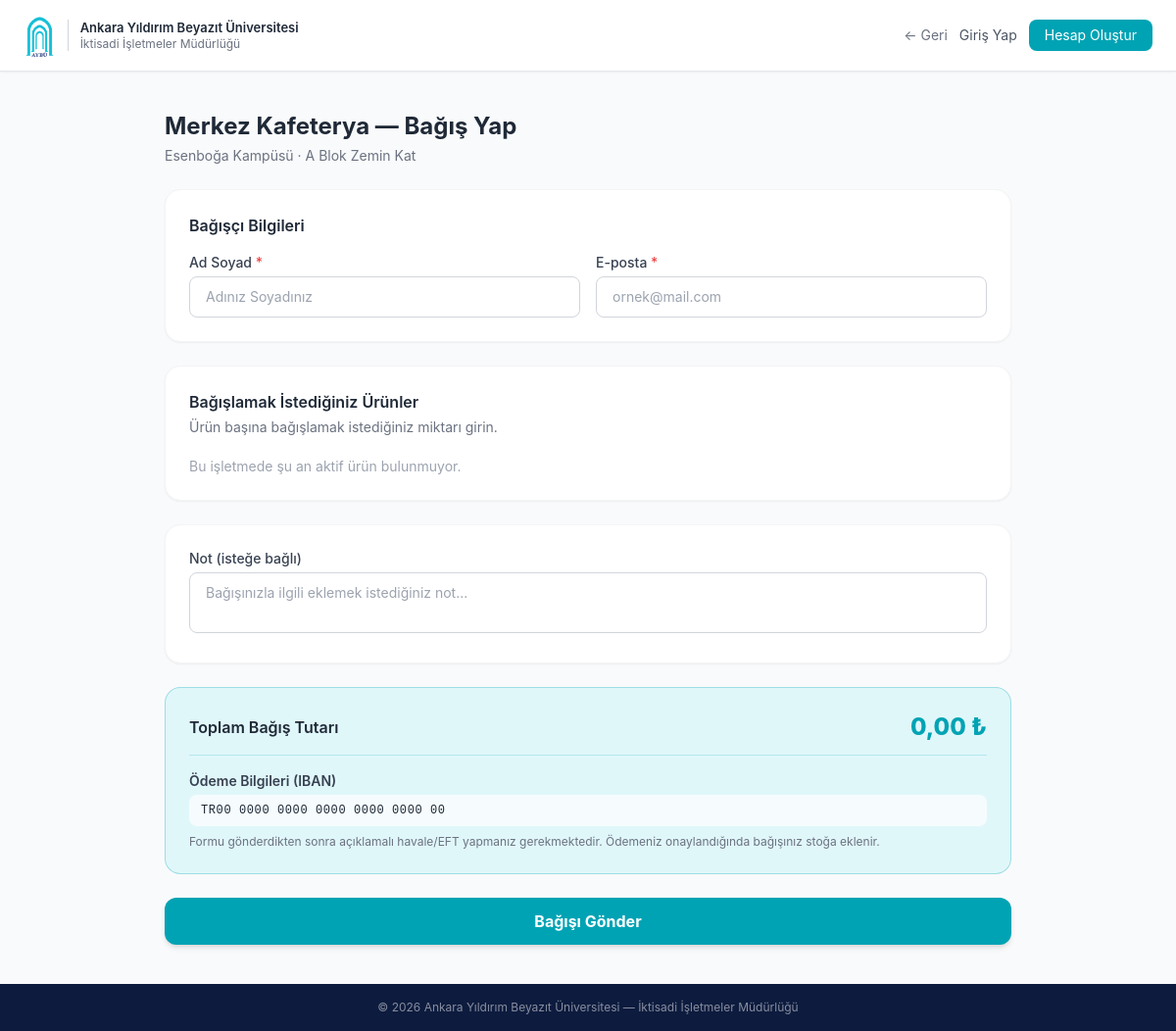
/askida/public/misafir-bagis/1, run on the app's committed database.
### tables this page shows
CREATE TABLE IF NOT EXISTS venues (
    id          INT UNSIGNED AUTO_INCREMENT PRIMARY KEY,
    name        VARCHAR(255) NOT NULL,
    campus_name VARCHAR(255) NOT NULL,
    slug        VARCHAR(255) NOT NULL UNIQUE,
    description TEXT NULL,
    location    VARCHAR(255) NULL,
    phone       VARCHAR(20) NULL,
    is_active   TINYINT(1) NOT NULL DEFAULT 1,
    opens_at    TIME NULL,
    closes_at   TIME NULL,
    created_at  DATETIME NOT NULL DEFAULT CURRENT_TIMESTAMP,
    updated_at  DATETIME NOT NULL DEFAULT CURRENT_TIMESTAMP
                  ON UPDATE CURRENT_TIMESTAMP
);

### src/helpers.php (called while the page is built, shortened)
<?php
if (!function_exists('e')) {
    function e(mixed $value): string
    {
        return htmlspecialchars((string)$value, ENT_QUOTES | ENT_SUBSTITUTE, 'UTF-8');
    }
}
if (!function_exists('flash')) {
    function flash(string $key, mixed $value = null): mixed
    {
        $val = $_SESSION['flash'][$key] ?? null;
        return $val;
    }
}
if (!function_exists('view')) {
    function view(string $template, array $data = []): void
    {
        extract($data, EXTR_SKIP);
        $file = ROOT . '/views/' . $template . '.php';
        require $file;
    }
}
if (!function_exists('asset')) {
    function asset(string $path): string
    {
        return BASE_URL . '/assets/' . ltrim($path, '/');
    }
}
if (!function_exists('url')) {
    function url(string $path = ''): string
    {
        if ($path === '') {
            return BASE_URL;
        }
        return BASE_URL . '/' . ltrim($path, '/');
    }
}

### src/controllers/GuestDonorController.php (called while the page is built, shortened)
<?php
class GuestDonorController
{
    public function donateForm(string $id): void
    {
        $venueModel   = new VenueModel();
        $venue = $venueModel->findById((int)$id);
        $config    = require ROOT . '/src/config/app.php';
        $iban      = $config['iban'];
        $old       = flash('old') ?? [];
        view('guest/donate', compact('pageTitle', 'venue', 'products', 'iban', 'errors', 'old'));
    }
}

### public/index.php (called while the page is built, shortened)
<?php
require dirname(__DIR__) . '/src/bootstrap.php';
$router = new Router();
$router->get('/giris', [Controllers\AuthController::class, 'loginForm']);
$router->post('/giris', [Controllers\AuthController::class, 'login']);
$router->post('/cikis', [Controllers\AuthController::class, 'logout']);
$router->get('/sifremi-unuttum', [Controllers\PasswordResetController::class, 'forgotPasswordForm']);
$router->post('/sifremi-unuttum', [Controllers\PasswordResetController::class, 'sendResetLink']);
$router->get('/sifre-sifirla', [Controllers\PasswordResetController::class, 'resetPasswordForm']);
$router->post('/sifre-sifirla', [Controllers\PasswordResetController::class, 'resetPassword']);
$router->get('/admin', [Controllers\AdminController::class, 'dashboard']);
$router->get('/admin/isletmeler', [Controllers\AdminController::class, 'venuesList']);
$router->get('/admin/isletmeler/yeni', [Controllers\AdminController::class, 'venueCreate']);
$router->post('/admin/isletmeler/yeni', [Controllers\AdminController::class, 'venueStore']);
$router->get('/admin/isletmeler/{id}', [Controllers\AdminController::class, 'venueShow']);
$router->get('/admin/isletmeler/{id}/duzenle', [Controllers\AdminController::class, 'venueEdit']);
$router->post('/admin/isletmeler/{id}/duzenle', [Controllers\AdminController::class, 'venueUpdate']);
$router->post('/admin/isletmeler/{id}/urun-ekle', [Controllers\AdminController::class, 'productStore']);
$router->post('/admin/isletmeler/{id}/urun/{pid}/guncelle', [Controllers\AdminController::class, 'productUpdate']);
$router->post('/admin/isletmeler/{id}/urun/{pid}/sil', [Controllers\AdminController::class, 'productDelete']);
$router->get('/admin/bagislar', [Controllers\AdminController::class, 'donationsList']);
$router->post('/admin/bagislar/{id}/onayla', [Controllers\AdminController::class, 'donationApprove']);
$router->get('/admin/kullanicilar', [Controllers\AdminController::class, 'usersList']);
$router->post('/admin/kullanicilar/ekle', [Controllers\AdminController::class, 'userStore']);
$router->post('/admin/kullanicilar/{id}/toggle', [Controllers\AdminController::class, 'userToggle']);
$router->post('/admin/kullanicilar/{id}/ata', [Controllers\AdminController::class, 'userAssignVenue']);
$router->get('/admin/rezervasyonlar', [Controllers\AdminController::class, 'reservationsList']);
$router->get('/admin/ayarlar', [Controllers\AdminController::class, 'settingsForm']);
$router->post('/admin/ayarlar', [Controllers\AdminController::class, 'settingsUpdate']);
$router->get('/isletme', [Controllers\VenueAdminController::class, 'dashboard']);
$router->get('/isletme/stok', [Controllers\VenueAdminController::class, 'stock']);
$router->get('/isletme/bagislar', [Controllers\VenueAdminController::class, 'donations']);
$router->post('/isletme/bagislar/{id}/onayla', [Controllers\VenueAdminController::class, 'donationApprove']);
$router->get('/isletme/rezervasyonlar', [Controllers\VenueAdminController::class, 'reservations']);
$router->get('/isletme/teslim', [Controllers\VenueAdminController::class, 'cashier']);
$router->get('/isletme/kod-sorgula', [Controllers\VenueAdminController::class, 'claimLookup']);
$router->post('/isletme/teslim', [Controllers\VenueAdminController::class, 'claim']);
$router->get('/kasa', [Controllers\LegacyRedirectController::class, 'kasaTeslim']);
$router->post('/kasa/teslim', [Controllers\LegacyRedirectController::class, 'kasaTeslimPost']);
$router->get('/isletmeler', [Controllers\StudentController::class, 'venues']);
$router->get('/isletmeler/{id}', [Controllers\StudentController::class, 'venueDetail']);
$router->get('/isletmeler/{id}/rezerve', [Controllers\StudentController::class, 'reserveForm']);
$router->post('/isletmeler/{id}/rezerve', [Controllers\StudentController::class, 'reserveStore']);
$router->get('/rezervasyonlarim', [Controllers\StudentController::class, 'reservations']);
$router->get('/rezervasyonlarim/{id}/qr', [Controllers\StudentController::class, 'showQr']);
$router->get('/bagis', [Controllers\DonorController::class, 'venues']);
$router->get('/bagis/{id}', [Controllers\DonorController::class, 'donateForm']);
$router->post('/bagis/{id}', [Controllers\DonorController::class, 'donateStore']);
$router->get('/bagislarim', [Controllers\DonorController::class, 'donations']);
$router->get('/misafir-bagis', [Controllers\GuestDonorController::class, 'venuesList']);
$router->get('/misafir-bagis/{id}', [Controllers\GuestDonorController::class, 'donateForm']);
$router->post('/misafir-bagis/{id}', [Controllers\GuestDonorController::class, 'donateStore']);
$router->get('/kayit', [Controllers\RegisterController::class, 'form']);
$router->post('/kayit', [Controllers\RegisterController::class, 'store']);
$router->get('/isletme/{id}', [Controllers\PublicController::class, 'venueDetail']);
$router->get('/', [Controllers\AuthController::class, 'root']);
$router->dispatch($_SERVER['REQUEST_METHOD'], $_SERVER['REQUEST_URI']);

### src/bootstrap.php (called while the page is built, shortened)
<?php
spl_autoload_register(function (string $class): void {
    $map = [
        'Core\\'       => ROOT . '/src/core/',
        'Models\\'     => ROOT . '/src/models/',
        'Services\\'   => ROOT . '/src/services/',
        'Controllers\\' => ROOT . '/src/controllers/',
    ];
    foreach ($map as $prefix => $dir) {
        if (str_starts_with($class, $prefix)) {
            $relative = substr($class, strlen($prefix));
            $file = $dir . str_replace('\\', '/', $relative) . '.php';
            return;
        }
    }
});
require ROOT . '/src/helpers.php';

### src/config/database.php (called while the page is built)
<?php
return [
    'host'     => $_ENV['DB_HOST']   ?? '127.0.0.1',
    'port'     => $_ENV['DB_PORT']   ?? '3306',
    'dbname'   => $_ENV['DB_NAME']   ?? 'askida_kampus',
    'username' => $_ENV['DB_USER']   ?? 'root',
    'password' => $_ENV['DB_PASS']   ?? '',
    'charset'  => 'utf8mb4',
];

### src/core/Database.php (called while the page is built, shortened)
<?php
class Database
{
    private static ?PDO $instance = null;
    public static function getInstance(): PDO
    {
        if (self::$instance === null) {
            $config = require ROOT . '/src/config/database.php';
            $dsn = sprintf(
                'mysql:host=%s;port=%s;dbname=%s;charset=%s',
                $config['host'],
                $config['port'],
                $config['dbname'],
                $config['charset']
            );
            try {
                self::$instance = new PDO($dsn, $config['username'], $config['password'], [
                    PDO::ATTR_ERRMODE            => PDO::ERRMODE_EXCEPTION,
                    PDO::ATTR_DEFAULT_FETCH_MODE => PDO::FETCH_ASSOC,
                    PDO::ATTR_EMULATE_PREPARES   => false,
                ]);
            } catch (PDOException $e) {
                die('Veritabanı bağlantısı kurulamadı: ' . $e->getMessage());
            }
        }
        return self::$instance;
    }
}

### src/models/VenueModel.php (called while the page is built, shortened)
<?php
class VenueModel
{
    private PDO $db;
    public function __construct()
    {
        $this->db = Database::getInstance();
    }
    public function findById(int $id): ?array
    {
        $stmt = $this->db->prepare('SELECT * FROM venues WHERE id = ? LIMIT 1');
        $stmt->execute([$id]);
        return $stmt->fetch() ?: null;
    }
}

### src/config/app.php (called while the page is built)
<?php
return [
    'name'                    => $_ENV['APP_NAME']                    ?? 'Askıda Kampüs',
    'env'                     => $_ENV['APP_ENV']                     ?? 'development',
    'secret'                  => $_ENV['APP_SECRET']                  ?? 'change_me_in_env_file',
    'reservation_expire_min'  => (int)($_ENV['RESERVATION_EXPIRE_MINUTES'] ?? 30),
    'iban'                    => $_ENV['IBAN']                        ?? '',
];

### views/guest/donate.php (the view, shortened to what this page needs)
<!DOCTYPE html>
<html lang="tr">
<head>
    <script src="https://cdn.tailwindcss.com"></script>
    <link rel="stylesheet" href="<?= asset('css/app.css') ?>">
</head>
<body class="min-h-screen bg-gray-50 flex flex-col">
<header class="bg-white border-b border-gray-200 shadow-sm">
    <div class="max-w-7xl mx-auto px-6 flex items-center justify-between h-[72px]">
        <a href="<?= url() ?>" class="flex items-center gap-3">
            <img src="<?= asset('aybu.png') ?>" alt="AYBU" class="h-12 w-auto">
            <div class="border-l border-gray-300 pl-3">
                <p class="text-[13px] font-semibold text-gray-800 leading-tight">Ankara Yıldırım Beyazıt Üniversitesi</p>
                <p class="text-[12px] text-gray-500 leading-tight">İktisadi İşletmeler Müdürlüğü</p>
            </div>
        </a>
        <div class="flex items-center gap-3 text-sm">
            <a href="<?= url('misafir-bagis') ?>" class="text-gray-500 hover:text-gray-700 transition">← Geri</a>
            <a href="<?= url('giris') ?>" class="text-gray-600 hover:text-[#00A3B4] transition">Giriş Yap</a>
            <a href="<?= url('kayit') ?>" class="px-4 py-1.5 bg-[#00A3B4] text-white rounded-lg hover:bg-[#007A8A] transition">Hesap Oluştur</a>
        </div>
    </div>
</header>
<div class="flex-1 max-w-4xl mx-auto w-full px-4 py-10">
    <div class="mb-6">
        <h1 class="text-2xl font-bold text-gray-800"><?= e($venue['name']) ?> — Bağış Yap</h1>
        <p class="text-gray-500 text-sm mt-1"><?= e($venue['campus_name']) ?><?= $venue['location'] ? ' · ' . e($venue['location']) : '' ?></p>
    </div>
    <form method="POST" action="<?= url('misafir-bagis/' . $venue['id']) ?>">
        <div class="bg-white rounded-2xl shadow-sm border border-gray-100 p-6 mb-6">
            <h2 class="font-semibold text-gray-800 mb-4">Bağışçı Bilgileri</h2>
            <div class="grid grid-cols-1 sm:grid-cols-2 gap-4">
                <div>
                    <label class="block text-sm font-medium text-gray-700 mb-1">Ad Soyad <span class="text-red-500">*</span></label>
                    <input type="text" name="donor_name" value="<?= e($old['donor_name'] ?? '') ?>"
                        class="w-full px-4 py-2.5 border border-gray-300 rounded-lg focus:outline-none focus:ring-2 focus:ring-[#00A3B4] text-sm <?= isset($errors['donor_name']) ? 'border-red-400' : '' ?>"
                        placeholder="Adınız Soyadınız" required>
                </div>
                <div>
                    <label class="block text-sm font-medium text-gray-700 mb-1">E-posta <span class="text-red-500">*</span></label>
                    <input type="email" name="donor_email" value="<?= e($old['donor_email'] ?? '') ?>"
                        class="w-full px-4 py-2.5 border border-gray-300 rounded-lg focus:outline-none focus:ring-2 focus:ring-[#00A3B4] text-sm <?= isset($errors['donor_email']) ? 'border-red-400' : '' ?>"
                        placeholder="ornek@mail.com" required>
                </div>
            </div>
        </div>
        <div class="bg-white rounded-2xl shadow-sm border border-gray-100 p-6 mb-6">
            <h2 class="font-semibold text-gray-800 mb-1">Bağışlamak İstediğiniz Ürünler</h2>
            <p class="text-sm text-gray-500 mb-5">Ürün başına bağışlamak istediğiniz miktarı girin.</p>
            <?php if (empty($products)): ?>
            <p class="text-gray-400 text-sm">Bu işletmede şu an aktif ürün bulunmuyor.</p>
            <?php endif; ?>
        </div>
        <div class="bg-white rounded-2xl shadow-sm border border-gray-100 p-6 mb-6">
            <label class="block text-sm font-medium text-gray-700 mb-1">Not (isteğe bağlı)</label>
            <textarea name="notes" rows="2"
                class="w-full px-4 py-2.5 border border-gray-300 rounded-lg focus:outline-none focus:ring-2 focus:ring-[#00A3B4] text-sm resize-none"
                placeholder="Bağışınızla ilgili eklemek istediğiniz not..."></textarea>
        </div>
        <div class="bg-[#E0F7FA] border border-[#00A3B4]/30 rounded-2xl p-6 mb-6">
            <div class="flex items-center justify-between mb-3">
                <h3 class="font-semibold text-gray-800">Toplam Bağış Tutarı</h3>
                <span id="total-amount" class="text-2xl font-extrabold text-[#00A3B4]">0,00 ₺</span>
            </div>
            <div class="border-t border-[#00A3B4]/20 pt-4 text-sm text-gray-600">
                <p class="font-semibold text-gray-700 mb-1">Ödeme Bilgileri (IBAN)</p>
                <p class="font-mono bg-white/70 rounded-lg px-3 py-2 text-gray-800 text-xs tracking-wider"><?= e($iban) ?></p>
                <p class="mt-2 text-xs text-gray-500">Formu gönderdikten sonra açıklamalı havale/EFT yapmanız gerekmektedir. Ödemeniz onaylandığında bağışınız stoğa eklenir.</p>
            </div>
        </div>
        <button type="submit"
            class="w-full py-3 bg-[#00A3B4] hover:bg-[#007A8A] text-white font-bold rounded-xl transition text-base shadow-md">
            Bağışı Gönder
        </button>
    </form>
</div>
<footer class="bg-[#0d1b3e] text-white/50 text-xs text-center py-4 mt-auto">
    &copy; <?= date('Y') ?> Ankara Yıldırım Beyazıt Üniversitesi — İktisadi İşletmeler Müdürlüğü
</footer>
</body>
</html>

### src/core/Router.php (shortened to what this page needs)
<?php
class Router
{
    private array $routes = [];
    public function get(string $path, array $handler): void
    {
        $this->routes[] = ['GET', $path, $handler];
    }
    public function post(string $path, array $handler): void
    {
        $this->routes[] = ['POST', $path, $handler];
    }
    public function dispatch(string $method, string $uri): void
    {
        $uri = parse_url($uri, PHP_URL_PATH);
        $uri = rtrim($uri, '/') ?: '/';
        $base = defined('SCRIPT_BASE') ? SCRIPT_BASE : '';
        if ($base && $base !== '/' && str_starts_with($uri, $base)) {
            $uri = substr($uri, strlen($base));
        }
        $uri = '/' . ltrim($uri, '/');
        foreach ($this->routes as [$routeMethod, $path, $handler]) {
            if ($routeMethod !== $method) {
                continue;
            }
            $pattern = preg_replace('#\{([a-zA-Z_]+)\}#', '([^/]+)', $path);
            $pattern = '#^' . $pattern . '$#';
            if (preg_match($pattern, $uri, $matches)) {
                array_shift($matches);
                [$class, $action] = $handler;
                $controller = new $class();
                $controller->$action(...$matches);
                return;
            }
        }
    }
}

### data on the page
venues: name "Merkez Kafeterya", campus_name "Esenboğa Kampüsü", location "A Blok Zemin Kat"
